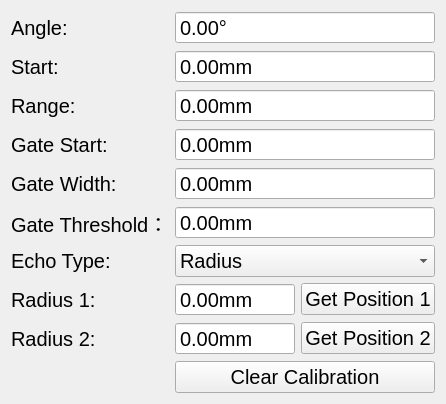
<?xml version="1.0" encoding="UTF-8"?>
<ui version="4.0">
 <class>SoundVelocityPropertiesWidget</class>
 <widget class="QWidget" name="SoundVelocityPropertiesWidget">
  <property name="geometry">
   <rect>
    <x>0</x>
    <y>0</y>
    <width>446</width>
    <height>404</height>
   </rect>
  </property>
  <property name="font">
   <font>
    <pointsize>15</pointsize>
   </font>
  </property>
  <property name="windowTitle">
   <string>Form</string>
  </property>
  <layout class="QFormLayout" name="formLayout">
   <item row="0" column="0">
    <widget class="QLabel" name="angleLabel">
     <property name="text">
      <string>Angle:</string>
     </property>
    </widget>
   </item>
   <item row="0" column="1">
    <widget class="QDoubleSpinBox" name="angleDoubleSpinBox">
     <property name="sizePolicy">
      <sizepolicy hsizetype="Expanding" vsizetype="Fixed">
       <horstretch>0</horstretch>
       <verstretch>0</verstretch>
      </sizepolicy>
     </property>
     <property name="buttonSymbols">
      <enum>QAbstractSpinBox::NoButtons</enum>
     </property>
     <property name="suffix">
      <string>°</string>
     </property>
    </widget>
   </item>
   <item row="1" column="0">
    <widget class="QLabel" name="startLabel">
     <property name="text">
      <string>Start:</string>
     </property>
    </widget>
   </item>
   <item row="1" column="1">
    <widget class="QDoubleSpinBox" name="startDoubleSpinBox">
     <property name="sizePolicy">
      <sizepolicy hsizetype="Expanding" vsizetype="Fixed">
       <horstretch>0</horstretch>
       <verstretch>0</verstretch>
      </sizepolicy>
     </property>
     <property name="buttonSymbols">
      <enum>QAbstractSpinBox::NoButtons</enum>
     </property>
     <property name="suffix">
      <string>mm</string>
     </property>
    </widget>
   </item>
   <item row="2" column="0">
    <widget class="QLabel" name="rangeLlabege">
     <property name="text">
      <string>Range:</string>
     </property>
    </widget>
   </item>
   <item row="2" column="1">
    <widget class="QDoubleSpinBox" name="rangeDoubleSpinBox">
     <property name="sizePolicy">
      <sizepolicy hsizetype="Expanding" vsizetype="Fixed">
       <horstretch>0</horstretch>
       <verstretch>0</verstretch>
      </sizepolicy>
     </property>
     <property name="buttonSymbols">
      <enum>QAbstractSpinBox::NoButtons</enum>
     </property>
     <property name="suffix">
      <string>mm</string>
     </property>
    </widget>
   </item>
   <item row="3" column="0">
    <widget class="QLabel" name="gateStartLabel">
     <property name="text">
      <string>Gate Start:</string>
     </property>
    </widget>
   </item>
   <item row="3" column="1">
    <widget class="QDoubleSpinBox" name="gateStartDoubleSpinBox">
     <property name="sizePolicy">
      <sizepolicy hsizetype="Expanding" vsizetype="Fixed">
       <horstretch>0</horstretch>
       <verstretch>0</verstretch>
      </sizepolicy>
     </property>
     <property name="buttonSymbols">
      <enum>QAbstractSpinBox::NoButtons</enum>
     </property>
     <property name="suffix">
      <string>mm</string>
     </property>
    </widget>
   </item>
   <item row="4" column="0">
    <widget class="QLabel" name="gateWidthLabel">
     <property name="text">
      <string>Gate Width:</string>
     </property>
    </widget>
   </item>
   <item row="4" column="1">
    <widget class="QDoubleSpinBox" name="gateWidthDoubleSpinBox">
     <property name="sizePolicy">
      <sizepolicy hsizetype="Expanding" vsizetype="Fixed">
       <horstretch>0</horstretch>
       <verstretch>0</verstretch>
      </sizepolicy>
     </property>
     <property name="buttonSymbols">
      <enum>QAbstractSpinBox::NoButtons</enum>
     </property>
     <property name="suffix">
      <string>mm</string>
     </property>
    </widget>
   </item>
   <item row="5" column="0">
    <widget class="QLabel" name="gateThresholdLabel">
     <property name="text">
      <string>Gate Threshold：</string>
     </property>
    </widget>
   </item>
   <item row="5" column="1">
    <widget class="QDoubleSpinBox" name="gateThresholdDoubleSpinBox">
     <property name="sizePolicy">
      <sizepolicy hsizetype="Expanding" vsizetype="Fixed">
       <horstretch>0</horstretch>
       <verstretch>0</verstretch>
      </sizepolicy>
     </property>
     <property name="buttonSymbols">
      <enum>QAbstractSpinBox::NoButtons</enum>
     </property>
     <property name="suffix">
      <string>mm</string>
     </property>
    </widget>
   </item>
   <item row="6" column="0">
    <widget class="QLabel" name="echoTypeLabel">
     <property name="text">
      <string>Echo Type:</string>
     </property>
    </widget>
   </item>
   <item row="6" column="1">
    <widget class="QComboBox" name="echoTypeComboBox">
     <property name="sizePolicy">
      <sizepolicy hsizetype="Expanding" vsizetype="Fixed">
       <horstretch>0</horstretch>
       <verstretch>0</verstretch>
      </sizepolicy>
     </property>
     <item>
      <property name="text">
       <string>Radius</string>
      </property>
     </item>
    </widget>
   </item>
   <item row="7" column="0">
    <widget class="QLabel" name="radiusLabel1">
     <property name="text">
      <string>Radius 1:</string>
     </property>
    </widget>
   </item>
   <item row="7" column="1">
    <layout class="QHBoxLayout" name="radiusHorizontalLayout1">
     <item>
      <widget class="QDoubleSpinBox" name="radiusDoubleSpinBox1">
       <property name="sizePolicy">
        <sizepolicy hsizetype="Expanding" vsizetype="Fixed">
         <horstretch>0</horstretch>
         <verstretch>0</verstretch>
        </sizepolicy>
       </property>
       <property name="buttonSymbols">
        <enum>QAbstractSpinBox::NoButtons</enum>
       </property>
       <property name="suffix">
        <string>mm</string>
       </property>
      </widget>
     </item>
     <item>
      <widget class="QPushButton" name="getPositionBtn1">
       <property name="sizePolicy">
        <sizepolicy hsizetype="Expanding" vsizetype="Fixed">
         <horstretch>0</horstretch>
         <verstretch>0</verstretch>
        </sizepolicy>
       </property>
       <property name="text">
        <string>Get Position 1</string>
       </property>
      </widget>
     </item>
    </layout>
   </item>
   <item row="8" column="0">
    <widget class="QLabel" name="radiusLabel2">
     <property name="text">
      <string>Radius 2:</string>
     </property>
    </widget>
   </item>
   <item row="8" column="1">
    <layout class="QHBoxLayout" name="radiusHorizontalLayout2">
     <item>
      <widget class="QDoubleSpinBox" name="radiusDoubleSpinBox2">
       <property name="sizePolicy">
        <sizepolicy hsizetype="Expanding" vsizetype="Fixed">
         <horstretch>0</horstretch>
         <verstretch>0</verstretch>
        </sizepolicy>
       </property>
       <property name="buttonSymbols">
        <enum>QAbstractSpinBox::NoButtons</enum>
       </property>
       <property name="suffix">
        <string>mm</string>
       </property>
      </widget>
     </item>
     <item>
      <widget class="QPushButton" name="getPositionBtn2">
       <property name="sizePolicy">
        <sizepolicy hsizetype="Expanding" vsizetype="Fixed">
         <horstretch>0</horstretch>
         <verstretch>0</verstretch>
        </sizepolicy>
       </property>
       <property name="text">
        <string>Get Position 2</string>
       </property>
      </widget>
     </item>
    </layout>
   </item>
   <item row="9" column="1">
    <widget class="QPushButton" name="pushButton">
     <property name="sizePolicy">
      <sizepolicy hsizetype="Expanding" vsizetype="Fixed">
       <horstretch>0</horstretch>
       <verstretch>0</verstretch>
      </sizepolicy>
     </property>
     <property name="text">
      <string>Clear Calibration</string>
     </property>
    </widget>
   </item>
  </layout>
 </widget>
 <resources/>
 <connections/>
</ui>
